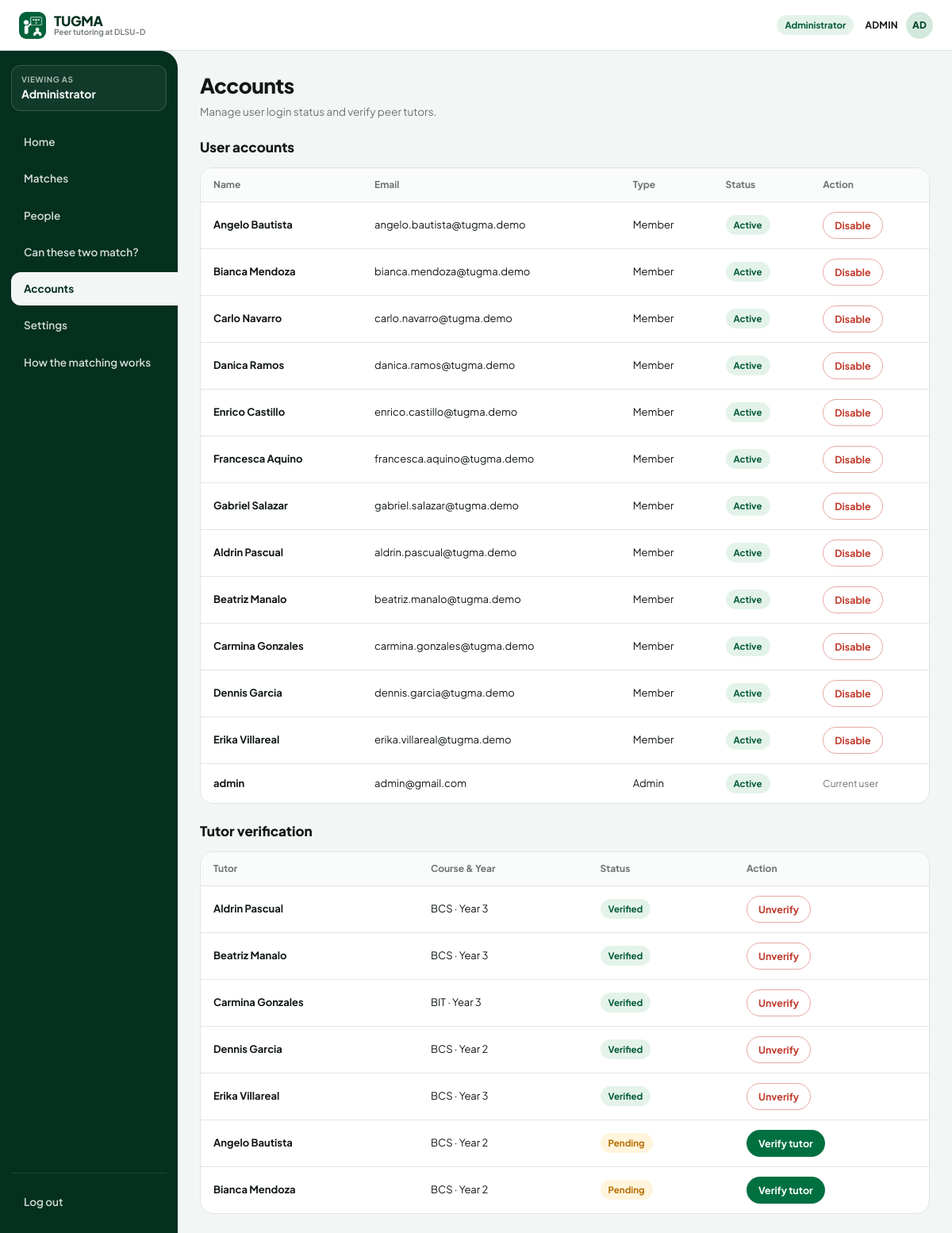
The app's page /admin/accounts (signed in) with its own data.
### tables this page shows
CREATE TABLE "users" (
    user_id       INTEGER PRIMARY KEY AUTOINCREMENT,
    email         TEXT NOT NULL UNIQUE COLLATE NOCASE,
    password_hash TEXT NOT NULL,
    role          TEXT NOT NULL CHECK (role IN ('member', 'admin')),
    student_id    INTEGER UNIQUE
                  REFERENCES students(student_id)
                  ON DELETE CASCADE ON UPDATE CASCADE,
    tutor_id      INTEGER UNIQUE
                  REFERENCES tutors(tutor_id)
                  ON DELETE CASCADE ON UPDATE CASCADE,
    display_name  TEXT,
    is_active     INTEGER NOT NULL DEFAULT 1 CHECK (is_active IN (0, 1)),
    created_at    TEXT NOT NULL DEFAULT CURRENT_TIMESTAMP,
    CHECK (
        (role = 'member' AND (student_id IS NOT NULL OR tutor_id IS NOT NULL))
        OR (role = 'admin' AND student_id IS NULL AND tutor_id IS NULL
            AND display_name IS NOT NULL)
    )
);

CREATE TABLE tutors (
    tutor_id    INTEGER PRIMARY KEY,
    name        TEXT NOT NULL,
    grade_level INTEGER NOT NULL CHECK (grade_level > 0),
    course      TEXT NOT NULL,
    verified    INTEGER NOT NULL DEFAULT 0
                CHECK (verified IN (0, 1)),
    capacity    INTEGER NOT NULL DEFAULT 5
                CHECK (capacity > 0)
);

### app.py (the view, shortened to what this page needs)
@app.route("/admin/accounts", methods=["GET", "POST"])
@login_required("admin")
def admin_accounts():
    user = current_user()
    db = get_db()
    accounts = list_accounts(db, user["user_id"])
    tutors = db.fetch_all("SELECT tutor_id, name, course, grade_level, verified FROM tutors ORDER BY tutor_id")
    return render_template("admin/accounts.html", accounts=accounts, tutors=tutors)

### app.py (called while the page is built, shortened)
def get_db():
    if "db" not in g:
        g.db = Database(DB_PATH)
    return g.db

def current_user():
    uid = session.get("user_id")
    if not uid:
        return None
    if "current_user" not in g:
        g.current_user = get_user(get_db(), uid)
    return g.current_user

def initials(name):
    parts = [p for p in (name or "").split() if p]
    if not parts:
        return "?"
    if len(parts) == 1:
        return parts[0][:2].upper()
    return (parts[0][0] + parts[-1][0]).upper()

def active_mode(user):
    if not user or user["role"] == "admin":
        return None

@app.context_processor
def inject_globals():
    user = current_user()
    mode = active_mode(user)
    notif_count = 0
    tutor_verified = None
    return {
        "user": user,
        "mode": mode,
        "tutor_verified": tutor_verified,
        "initials": initials,
        "fmt12": fmt12,
        "fmt_range": fmt_range,
        "notif_count": notif_count,
        "DAYS": DAYS,
        "LANGUAGES": LANGUAGES,
    }

def login_required(role=None):
    def decorator(fn):
        @wraps(fn)
        def wrapper(*args, **kwargs):
            user = current_user()
            if not user:
                session.clear()
                return redirect(url_for("login_page"))
            if role == "admin" and user["role"] != "admin":
                flash("Administrator access is required.", "error")
                return redirect(url_for("home"))
            if role == "member" and user["role"] == "admin":
                return redirect(url_for("admin_home"))
            return fn(*args, **kwargs)
        return wrapper
    return decorator

### services/auth_service.py (called while the page is built)
def _session_dict(row):
    modes = []
    if row["student_id"] is not None:
        modes.append("Learning")
    if row["tutor_id"] is not None:
        modes.append("Tutoring")
    return {
        "user_id": row["user_id"],
        "email": row["email"],
        "role": row["role"],  # 'member' or 'admin'
        "student_id": row["student_id"],
        "tutor_id": row["tutor_id"],
        "modes": modes,
        "name": row["name"],
    }

def get_user(db, user_id):
    row = db.fetch_one(_USER_QUERY + " WHERE u.user_id = ?", (user_id,))
    if row is None or not row["is_active"]:
        return None
    return _session_dict(row)

### src/database.py (called while the page is built)
    def close(self):
        if self.connection is not None:
            self.connection.close()
            self.connection = None

### templates/admin/accounts.html (shortened to what this page needs)
{% extends "base.html" %}
{% block content %}
<h1 class="page-title">Accounts</h1>
<p class="page-subtitle">Manage user login status and verify peer tutors.</p>
<h2 class="section-title">User accounts</h2>
<div class="table-wrap" style="margin-bottom:20px;">
  <table class="data-table">
    <thead><tr><th>Name</th><th>Email</th><th>Type</th><th>Status</th><th>Action</th></tr></thead>
    <tbody>
      {% for a in accounts %}
        <tr>
          <td><strong>{{ a.name }}</strong></td>
          <td>{{ a.email }}</td>
          <td>{{ a.role|title }}</td>
          <td><span class="pill {{ 'pill-green' if a.is_active else 'pill-red' }}">{{ 'Active' if a.is_active else 'Disabled' }}</span></td>
          <td>
            {% if a.user_id != user.user_id %}
              <form method="post" action="{{ url_for('admin_accounts') }}">
                <button type="submit" class="btn {{ 'btn-danger-outline' if a.is_active else 'btn-outline' }} btn-sm">
                  {{ 'Disable' if a.is_active else 'Enable' }}
                </button>
              </form>
            {% else %}
              <span style="color:var(--muted); font-size:12px;">Current user</span>
            {% endif %}
          </td>
        </tr>
      {% endfor %}
    </tbody>
  </table>
</div>
<h2 class="section-title">Tutor verification</h2>
<div class="table-wrap">
  <table class="data-table">
    <thead><tr><th>Tutor</th><th>Course &amp; Year</th><th>Status</th><th>Action</th></tr></thead>
    <tbody>
      {% for t in tutors %}
        <tr>
          <td><strong>{{ t.name }}</strong></td>
          <td>{{ t.course }} · Year {{ t.grade_level }}</td>
          <td><span class="pill {{ 'pill-green' if t.verified else 'pill-amber' }}">{{ 'Verified' if t.verified else 'Pending' }}</span></td>
          <td>
            <form method="post" action="{{ url_for('admin_accounts') }}">
              <button type="submit" class="btn {{ 'btn-danger-outline' if t.verified else 'btn-primary' }} btn-sm">
                {{ 'Unverify' if t.verified else 'Verify tutor' }}
              </button>
            </form>
          </td>
        </tr>
      {% endfor %}
    </tbody>
  </table>
</div>
{% endblock %}

### templates/base.html (shortened to what this page needs)
<!DOCTYPE html>
<html lang="en">
<head>
  <link rel="stylesheet" href="{{ url_for('static', filename='css/tugma.css') }}">
</head>
<body class="{{ 'tutor-theme' if mode == 'Tutoring' else '' }}">
  {% block body %}
  <header class="topbar">
    <a href="{{ url_for('admin_home' if user and user.role == 'admin' else 'home') }}" class="brand-link">
      <img src="{{ url_for('serve_assets', filename='logo.png') }}" alt="TUGMA" class="brand-logo">
      <div class="brand-text-wrap">
        <span class="brand-title">TUGMA</span>
        <span class="brand-sub">Peer tutoring at DLSU-D</span>
      </div>
    </a>
    <div class="topbar-right">
      {% if user and user.role == 'member' %}
        <form action="{{ url_for('switch_mode') }}" method="post" class="mode-toggle">
          <button type="submit" name="mode" value="Learning" class="{{ 'active' if mode == 'Learning' else '' }}">Student</button>
          <button type="submit" name="mode" value="Tutoring" class="{{ 'active' if mode == 'Tutoring' else '' }}">Tutor</button>
        </form>
        <a href="{{ url_for('sessions_page', tab='pending') }}" class="icon-btn" title="Session notifications">
          <img src="{{ url_for('serve_assets', filename='icons/Bell Icon/20/Ink.svg') }}" alt="Notifications" width="18" height="18" onerror="this.style.display='none'">
          {% if notif_count > 0 %}
            <span class="notif-badge">{{ notif_count }}</span>
          {% endif %}
        </a>
        <a href="{{ url_for('calendar_page') }}" class="icon-btn" title="Calendar">
          <img src="{{ url_for('serve_assets', filename='icons/Calendar Icon/18/Dark Green.svg') }}" alt="Calendar" width="18" height="18" onerror="this.style.display='none'">
        </a>
        <a href="{{ url_for('my_profile') }}" class="user-chip">
          <span>{{ user.name }}</span>
          <span class="avatar avatar-sm">{{ initials(user.name) }}</span>
        </a>
      {% elif user and user.role == 'admin' %}
        <span class="pill pill-green">Administrator</span>
        <span class="user-chip">
          <span>{{ user.name }}</span>
          <span class="avatar avatar-sm">{{ initials(user.name) }}</span>
        </span>
      {% endif %}
    </div>
  </header>
  <div class="app-shell">
    <aside class="sidebar">
      <div>
        <div class="viewing-as-card">
          <div>
            <div class="viewing-as-label">VIEWING AS</div>
            <div class="viewing-as-val">
              {% if user and user.role == 'admin' %}
                Administrator
              {% elif mode == 'Tutoring' %}
                Tutor
              {% else %}
                Student
              {% endif %}
            </div>
          </div>
        </div>
        <nav class="nav-list">
          {% if user and user.role == 'admin' %}
            {% set ep = request.endpoint %}
            <a href="{{ url_for('admin_home') }}" class="nav-item {{ 'active' if ep == 'admin_home' else '' }}">Home</a>
            <a href="{{ url_for('admin_matches') }}" class="nav-item {{ 'active' if ep == 'admin_matches' else '' }}">Matches</a>
            <a href="{{ url_for('admin_people') }}" class="nav-item {{ 'active' if ep == 'admin_people' else '' }}">People</a>
            <a href="{{ url_for('admin_inspector') }}" class="nav-item {{ 'active' if ep == 'admin_inspector' else '' }}">Can these two match?</a>
            <a href="{{ url_for('admin_accounts') }}" class="nav-item {{ 'active' if ep == 'admin_accounts' else '' }}">Accounts</a>
            <a href="{{ url_for('admin_settings') }}" class="nav-item {{ 'active' if ep == 'admin_settings' else '' }}">Settings</a>
            <a href="{{ url_for('admin_matching_works') }}" class="nav-item {{ 'active' if ep == 'admin_matching_works' else '' }}">How the matching works</a>
          {% endif %}
        </nav>
      </div>
      <div class="sidebar-footer">
        {% if user and user.role == 'admin' %}
          <form action="{{ url_for('logout') }}" method="post">
            <button type="submit" class="nav-item" style="width:100%; border:none; background:none; cursor:pointer; text-align:left;">Log out</button>
          </form>
        {% else %}
          <a href="{{ url_for('help_page') }}" class="nav-item {{ 'active' if request.endpoint == 'help_page' else '' }}">Help</a>
        {% endif %}
      </div>
    </aside>
    <main class="main-workspace">
      <div class="main-column">
        {% block content %}{% endblock %}
      </div>
    </main>
  </div>
  {% endblock %}
</body>
</html>

### records on screen
users: name "Angelo Bautista", email "angelo.bautista@tugma.demo", role "Member", is_active "Active", is_active "Disable"
users: name "Bianca Mendoza", email "bianca.mendoza@tugma.demo", role "Member", is_active "Active", is_active "Disable"
users: name "Carlo Navarro", email "carlo.navarro@tugma.demo", role "Member", is_active "Active", is_active "Disable"
users: name "Danica Ramos", email "danica.ramos@tugma.demo", role "Member", is_active "Active", is_active "Disable"
users: name "Enrico Castillo", email "enrico.castillo@tugma.demo", role "Member", is_active "Active", is_active "Disable"
users: name "Francesca Aquino", email "francesca.aquino@tugma.demo", role "Member", is_active "Active", is_active "Disable"
users: name "Gabriel Salazar", email "gabriel.salazar@tugma.demo", role "Member", is_active "Active", is_active "Disable"
users: name "Aldrin Pascual", email "aldrin.pascual@tugma.demo", role "Member", is_active "Active", is_active "Disable"
users: name "Beatriz Manalo", email "beatriz.manalo@tugma.demo", role "Member", is_active "Active", is_active "Disable"
users: name "Carmina Gonzales", email "carmina.gonzales@tugma.demo", role "Member", is_active "Active", is_active "Disable"
users: name "Dennis Garcia", email "dennis.garcia@tugma.demo", role "Member", is_active "Active", is_active "Disable"
users: name "Erika Villareal", email "erika.villareal@tugma.demo", role "Member", is_active "Active", is_active "Disable"
users: name "admin", email "admin@gmail.com", role "Admin", is_active "Active", shows "Current user"
tutors: name "Aldrin Pascual", course "BCS", grade_level "3", verified "Verified", verified "Unverify"
tutors: name "Beatriz Manalo", course "BCS", grade_level "3", verified "Verified", verified "Unverify"
tutors: name "Carmina Gonzales", course "BIT", grade_level "3", verified "Verified", verified "Unverify"
tutors: name "Dennis Garcia", course "BCS", grade_level "2", verified "Verified", verified "Unverify"
tutors: name "Erika Villareal", course "BCS", grade_level "3", verified "Verified", verified "Unverify"
tutors: name "Angelo Bautista", course "BCS", grade_level "2", verified "Pending", verified "Verify tutor"
tutors: name "Bianca Mendoza", course "BCS", grade_level "2", verified "Pending", verified "Verify tutor"

### other values on screen
{{ user.name }} "ADMIN"
{{ initials(user.name) }} "AD"
